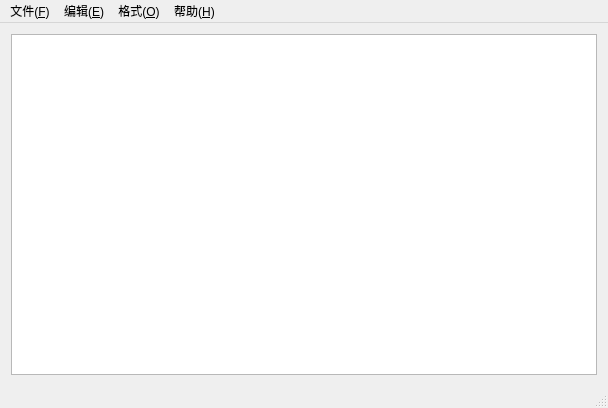
<?xml version="1.0" encoding="UTF-8"?>
<ui version="4.0">
 <class>MainWindow</class>
 <widget class="QMainWindow" name="MainWindow">
  <property name="windowModality">
   <enum>Qt::NonModal</enum>
  </property>
  <property name="geometry">
   <rect>
    <x>0</x>
    <y>0</y>
    <width>608</width>
    <height>408</height>
   </rect>
  </property>
  <property name="windowTitle">
   <string>MainWindow</string>
  </property>
  <property name="autoFillBackground">
   <bool>false</bool>
  </property>
  <widget class="QWidget" name="centralWidget">
   <layout class="QVBoxLayout" name="verticalLayout">
    <item>
     <widget class="QTextEdit" name="textEdit">
      <property name="autoFillBackground">
       <bool>true</bool>
      </property>
      <property name="styleSheet">
       <string notr="true">font: 10pt &quot;微软雅黑&quot;;</string>
      </property>
      <property name="frameShadow">
       <enum>QFrame::Sunken</enum>
      </property>
      <property name="lineWidth">
       <number>1</number>
      </property>
     </widget>
    </item>
   </layout>
  </widget>
  <widget class="QMenuBar" name="menuBar">
   <property name="geometry">
    <rect>
     <x>0</x>
     <y>0</y>
     <width>608</width>
     <height>17</height>
    </rect>
   </property>
   <widget class="QMenu" name="menu">
    <property name="title">
     <string>文件(&amp;F)</string>
    </property>
    <addaction name="newAction"/>
    <addaction name="openAction"/>
    <addaction name="saveAction"/>
    <addaction name="saveAsAction"/>
    <addaction name="separator"/>
    <addaction name="printAAction"/>
    <addaction name="exitAction"/>
   </widget>
   <widget class="QMenu" name="menuEdit_E">
    <property name="title">
     <string>编辑(&amp;E)</string>
    </property>
    <addaction name="undoAction"/>
    <addaction name="redoAction"/>
    <addaction name="separator"/>
    <addaction name="copyAction"/>
    <addaction name="pasteAction"/>
    <addaction name="cutActioin"/>
    <addaction name="separator"/>
    <addaction name="findAction"/>
    <addaction name="selectAllAction"/>
    <addaction name="separator"/>
    <addaction name="dateAction"/>
   </widget>
   <widget class="QMenu" name="menuHelp_H">
    <property name="title">
     <string>帮助(&amp;H)</string>
    </property>
    <addaction name="aboutAction"/>
    <addaction name="aboutQtAction"/>
    <addaction name="webAction"/>
   </widget>
   <widget class="QMenu" name="menuFromt">
    <property name="title">
     <string>格式(&amp;O)</string>
    </property>
    <addaction name="fontAction"/>
    <addaction name="colorAction"/>
   </widget>
   <addaction name="menu"/>
   <addaction name="menuEdit_E"/>
   <addaction name="menuFromt"/>
   <addaction name="menuHelp_H"/>
  </widget>
  <widget class="QStatusBar" name="statusBar">
   <property name="enabled">
    <bool>true</bool>
   </property>
   <property name="sizeGripEnabled">
    <bool>true</bool>
   </property>
  </widget>
  <action name="newAction">
   <property name="text">
    <string>新建(&amp;N)</string>
   </property>
  </action>
  <action name="saveAction">
   <property name="text">
    <string>保存(&amp;S)</string>
   </property>
  </action>
  <action name="saveAsAction">
   <property name="text">
    <string>另存为(&amp;A)</string>
   </property>
  </action>
  <action name="openAction">
   <property name="text">
    <string>打开(&amp;O)</string>
   </property>
  </action>
  <action name="printAAction">
   <property name="text">
    <string>打印(&amp;P)</string>
   </property>
  </action>
  <action name="exitAction">
   <property name="text">
    <string>退出(&amp;X)</string>
   </property>
  </action>
  <action name="undoAction">
   <property name="text">
    <string>撤销(&amp;U)</string>
   </property>
  </action>
  <action name="redoAction">
   <property name="text">
    <string>重做(&amp;R)</string>
   </property>
  </action>
  <action name="copyAction">
   <property name="text">
    <string>复制(&amp;C)</string>
   </property>
  </action>
  <action name="pasteAction">
   <property name="text">
    <string>粘贴(&amp;V)</string>
   </property>
  </action>
  <action name="cutActioin">
   <property name="text">
    <string>剪切(&amp;X)</string>
   </property>
  </action>
  <action name="selectAllAction">
   <property name="text">
    <string>全选(&amp;A)</string>
   </property>
  </action>
  <action name="dateAction">
   <property name="text">
    <string>时间/日期(&amp;D)</string>
   </property>
  </action>
  <action name="fontAction">
   <property name="text">
    <string>字体(&amp;F)</string>
   </property>
  </action>
  <action name="colorAction">
   <property name="text">
    <string>颜色(&amp;L)</string>
   </property>
  </action>
  <action name="aboutAction">
   <property name="text">
    <string>关于作者(&amp;A)</string>
   </property>
  </action>
  <action name="aboutQtAction">
   <property name="text">
    <string>关于Qt(&amp;Q)</string>
   </property>
  </action>
  <action name="webAction">
   <property name="text">
    <string>官网(&amp;W)</string>
   </property>
  </action>
  <action name="findAction">
   <property name="text">
    <string>查找(&amp;F)</string>
   </property>
  </action>
 </widget>
 <layoutdefault spacing="6" margin="11"/>
 <resources/>
 <connections/>
</ui>
